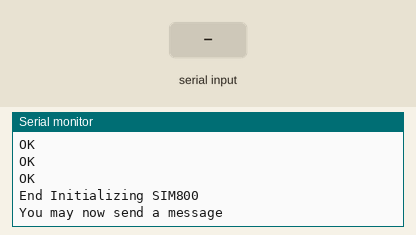
Bench run of a sketch on a simulated Arduino Uno, built with avr-gcc and run on an emulated ATmega328P. On the bench: the last lines printed to the serial monitor. The test bench sets the inputs (shaded band). The modem accepts every AT command (registered, SIM ready, sends succeed) and sends nothing else.

Above: at 5.2 s.
5.3 s: "1" received over the second serial link
At 6.0 s:
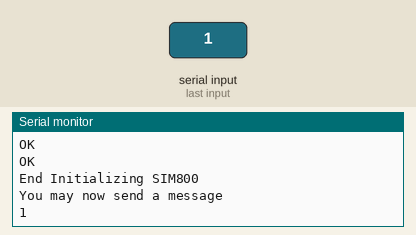
6.8 s: "0" received over the second serial link
At 7.1 s:
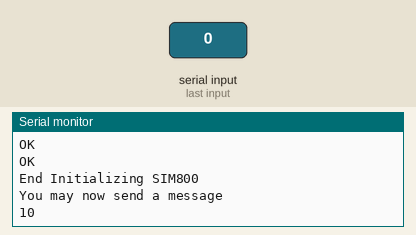

The sketch:

01_SIM800_Setup.ino
```cpp
#include <SoftwareSerial.h>

#define PIN_SIM800_RX 2
#define PIN_SIM800_TX 3

#define DEBUG_TRUE true
#define DEBUG_FALSE false

SoftwareSerial sim800Serial(PIN_SIM800_RX, PIN_SIM800_TX);

void setup() {
  Serial.begin(38400);
  sim800Serial.begin(9600);

  while(!Serial);
  while(!sim800Serial);

  delay(1000);

  initGSM();

  //sendMessage("222", "BAL");   // Globe Check Balance

  //send_msg("214", "?1515"); // Smart Check Balance
}

void loop() {

  if(Serial.available()) {
    // Sending commands to GSM Module
    String serial_data = Serial.readString();
    sim800Serial.println(serial_data);
  }

  checkGsmResponse();
}
```

GSM.ino
```cpp
void initGSM() {
  Serial.println("Start Initializing SIM800\r\n");

  sendData("AT",1000,DEBUG_TRUE); // AT - Check SIM800

  sendData("AT+CMGF=1",1000,DEBUG_TRUE); //AT+CMGF=1 - Set Text Message
  sendData("AT+CMGD=1",1000,DEBUG_TRUE); //AT+CMGD=1 - Delete all read messages

  Serial.println("End Initializing SIM800");
  Serial.println("You may now send a message");

}

String sendData(String command, int timeout, boolean debug)
{
    String response = "";

    sim800Serial.println(command);

    long start_time = millis();

    while( (start_time + timeout) > millis()) {
      while(sim800Serial.available()) {
        char c = sim800Serial.read();
        response+=c;
      }
    }

    if(debug) {
      Serial.println(response);
    }

    return response;
}

void checkGsmResponse() {
  String response = "";

  if(sim800Serial.available()) {
    while(sim800Serial.available()) {
     char c = sim800Serial.read();
     response+=c;
    }
    Serial.print(response);
  }
}


void sendMessage(char *number, char *msg)
{
  char at_cmgs_cmd[30] = {'\0'};
  char msg1[160] = {'\0'};
  char ctl_z = 0x1A;

  sprintf(msg1, "%s%c", msg, ctl_z);
  sprintf(at_cmgs_cmd, "AT+CMGS=\"%s\"\r\n",number);

  sendGSM(at_cmgs_cmd);
  delay(100);
  delay(100);
  delay(100);
  sendGSM(msg1);
  delay(100);
}

void sendGSM(char *string){
  sim800Serial.write(string);
  delay(90);
}
```

Measured:
- after the input at 5.3 s, the serial monitor: prints a new line at once (image 1)
- after the input at 6.8 s, the serial monitor: prints a new line at once (image 2)
